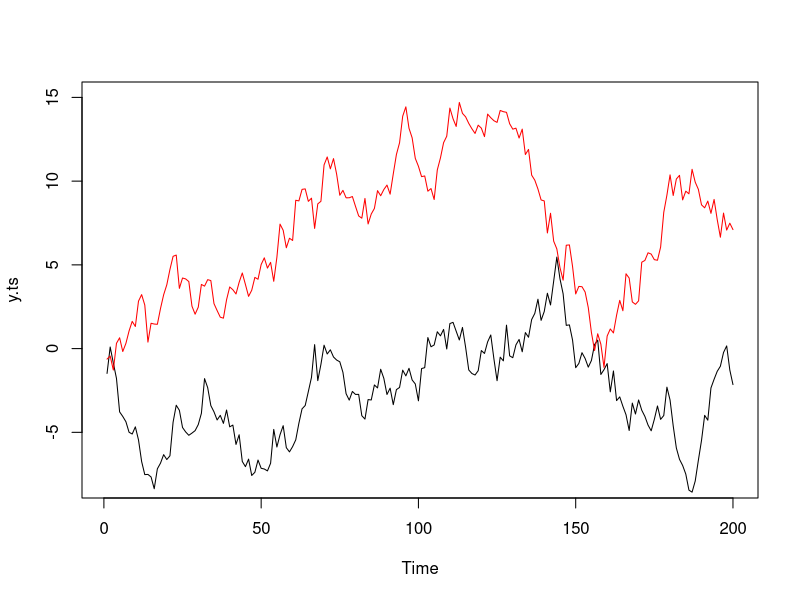
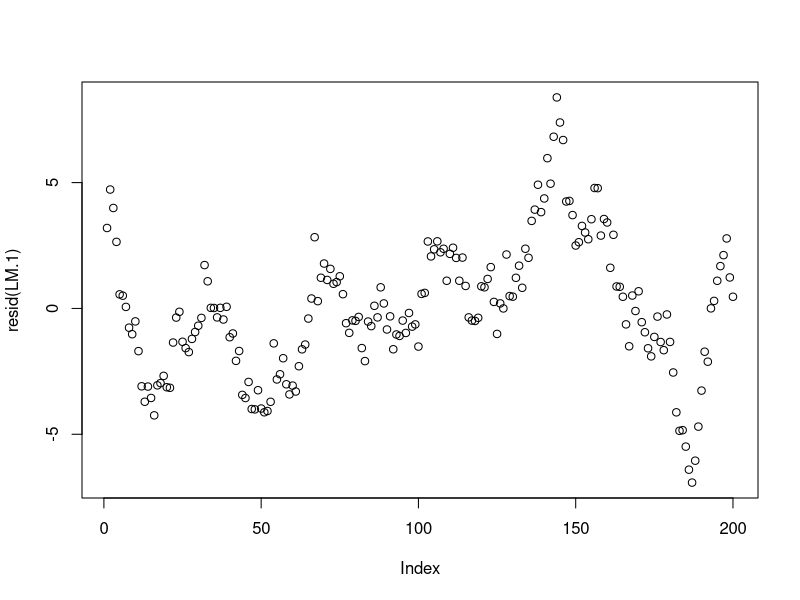
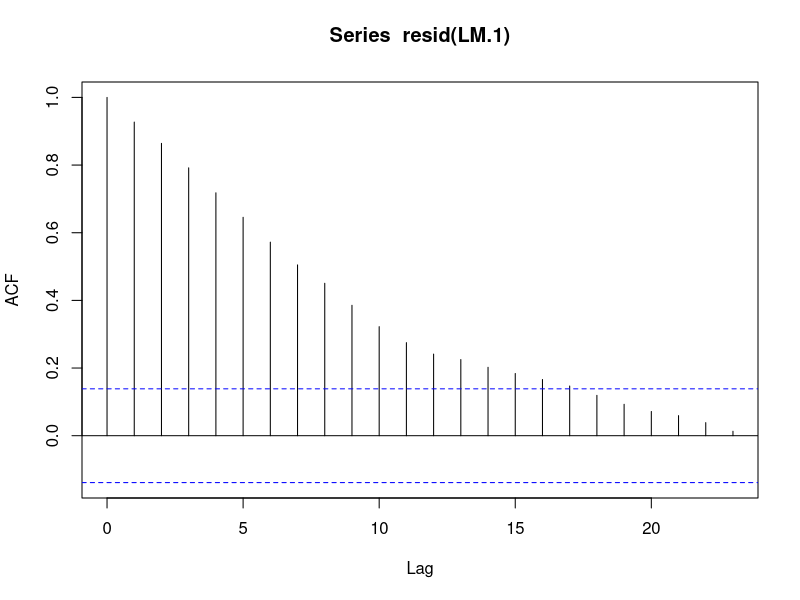
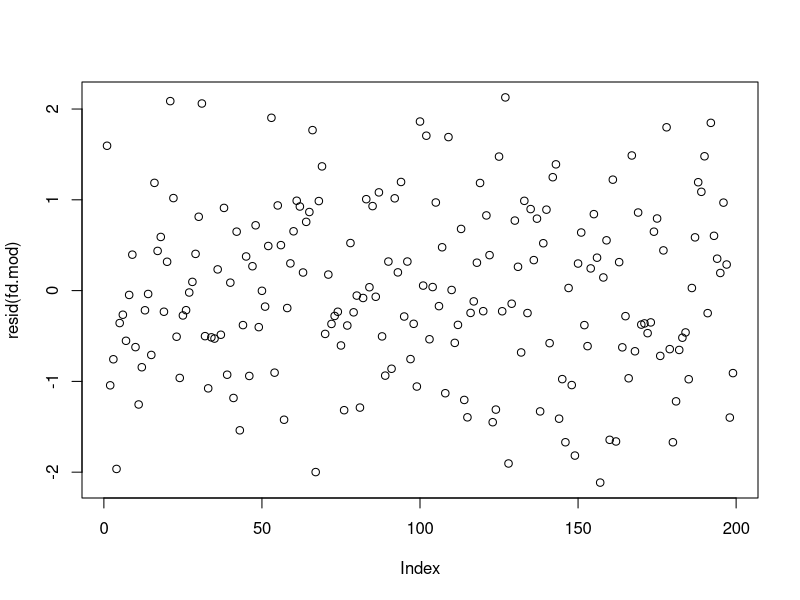
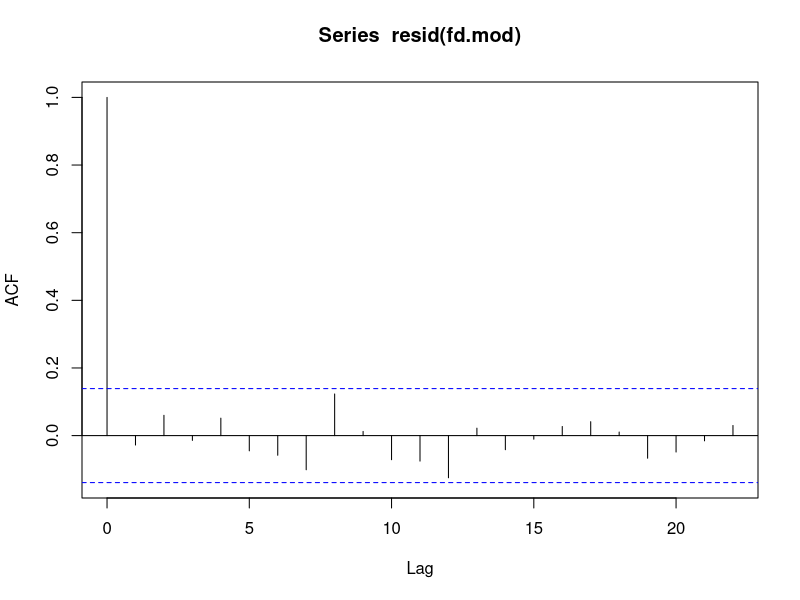
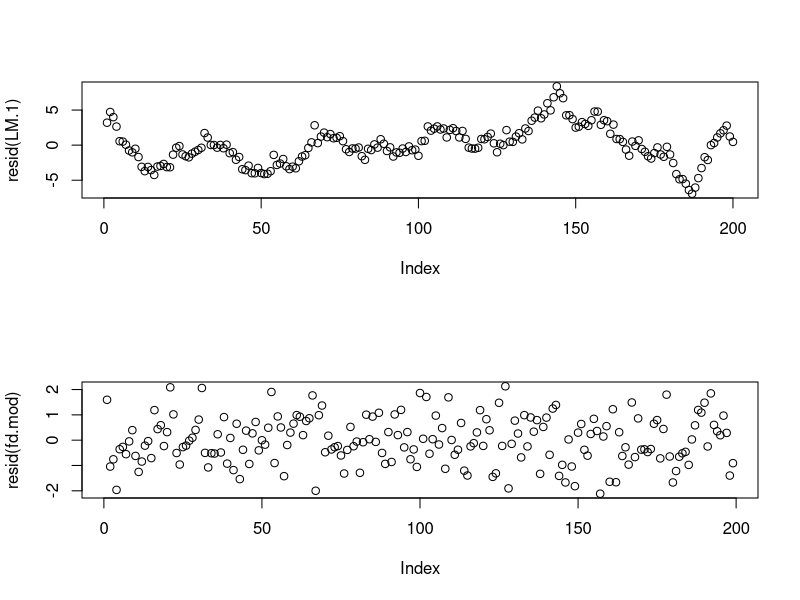

R code for these plots, in order:
#### Spurious regression - example #### 
#
# 
# 
# 
#
# Data: Two random walks without a drift,
#       Both given as a cumulative sum of
#       random elements with N(0,1) distribution,
#       200 obs. each
rm(list=ls())
set.seed(12)
y <- c(cumsum(rnorm(200)))
y.ts <- ts(y)
set.seed(1)
x <- c(cumsum(rnorm(200)))
x.ts <- ts(x)
#
# Plot the data
plot(y.ts, type="l", ylim = c(-8,15))
lines(x.ts, col="red")
#
# Setup a linear model and examine it
LM.1 <- lm(y.ts ~ x.ts)
summary(LM.1)
plot(resid(LM.1))
acf(resid(LM.1))
# pacf(resid(LM.1))
# Residuals seem highly autocorrelated
library(lmtest) # install.packages("lmtest")
bgtest(LM.1, order = 1)
bgtest(LM.1, order = 3)
dwtest(LM.1, alternative = "two.sided") # Durbin-Watson
#
#
# Methods for Testing for spurious regression - for nonstationary series
#
# (1) Newbold - Granger rule of thumb 
# .. NOT an actual test!
# If R^2 > DW-d, look out for potential spurious regression
summary(LM.1)$r.squared
dwtest(LM.1, alternative = "two.sided")
# Does it suggest spurious regression in this particular example?
# 
#
#
# (2) CRDW statistics (cointegration Regression DW stats.)
# The usuall DW statistics is used, however,
# we test for H0: series not cointegrated, 
#                 regression is spurious
#                 DW-d statistics = 0
#             H1: cointegration, DW-d != 0
# 
# Here, we use the approximate equivalency: DW-d ~= 2(1-rho)
#
# For alpha = 5%, we compare DW-d to its critical value of 0.386
dwtest(LM.1, alternative = "two.sided")
# Here, we do not reject H0 of no-cointegration.
#
#
# (3) Engel - Granger test for cointegration
# We test residuals from the regression for a unit root,
# usually through an ADF test.
# H0: residuals have a unit root <--> series are not cointegrated
library(tseries)  # install.packages("forecast")
adf.test(LM.1$residuals)
# alternatively, we may use ndiffs() from {forecast}
library(forecast) # install.packages("forecast")
ndiffs(LM.1$residuals, test = "adf")
# Here, we would conclude that the residuals are integrated of order 1,
# i.e. that the regression is spurious - series are not cointegrated.
# 
# Using the tseries::adf.test() function on residual series 
# (as opposed to observed series) is problematic as "wrong" (ADF instead of E-G)
# dfs and critical values are applied here
# 
# (4) Phillips - Ouliaris test for cointegration
library(urca)
?ca.po
po <- ca.po(cbind(y.ts,x.ts), demean = "constant")
po
summary(po)
# for test statistic description, see e.g.
# http://www.eviews.com/help/helpintro.html#page/content/nsreg-Testing_for_Cointegration.html
#
#
#
## Re-estimate the model using first differences
# i.e. on stationarized data.
#
fd.mod <- lm(diff(y.ts) ~ diff(x.ts))
summary(fd.mod)
plot(resid(fd.mod))
acf(resid(fd.mod))
bgtest(fd.mod, order = 1)
bgtest(fd.mod, order = 3)
#
# Compare the residuals from spurious and fd.sp
par(mfrow = c(2,1))
plot(resid(LM.1))
plot(resid(fd.mod))
par(mfrow = c(1,1))
#
#
#
#
## Excercise 1
## Setup: Make two random walks, similar to lines 12 & 15.
rho <- 1
set.seed(333)
e1 <- rnorm(500)
e2 <- rnorm(500)
y  <- c(e1[1], rep(NA,499))
x  <- c(e2[1], rep(NA,499))
#
for (ii in 2:500){
  y[ii] <- rho * y[ii-1] + e1[ii]
  x[ii] <- rho * x[ii-1] + e2[ii]
}
#
## 1) Follow lines 19&20 to plot series y and x, use "ylim = c(-15,50)"

## 2) Regress y on x, print out the summary & Durbin Watson test

## 3) Repeat steps 1 and 2 for for rho = 0.99 and rho = 0.5.
#
#
#